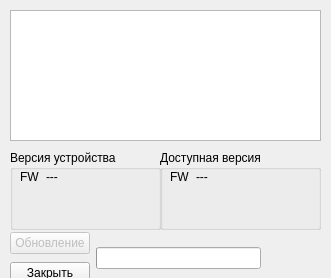
<?xml version="1.0" encoding="UTF-8"?>
<ui version="4.0">
 <class>FwDialog</class>
 <widget class="QDialog" name="FwDialog">
  <property name="geometry">
   <rect>
    <x>0</x>
    <y>0</y>
    <width>331</width>
    <height>278</height>
   </rect>
  </property>
  <property name="windowTitle">
   <string>Обновление</string>
  </property>
  <widget class="QPlainTextEdit" name="plainTextEdit">
   <property name="geometry">
    <rect>
     <x>10</x>
     <y>10</y>
     <width>311</width>
     <height>131</height>
    </rect>
   </property>
  </widget>
  <widget class="QGroupBox" name="groupBox">
   <property name="geometry">
    <rect>
     <x>10</x>
     <y>150</y>
     <width>151</width>
     <height>80</height>
    </rect>
   </property>
   <property name="title">
    <string>Версия устройства</string>
   </property>
   <widget class="QWidget" name="formLayoutWidget">
    <property name="geometry">
     <rect>
      <x>10</x>
      <y>20</y>
      <width>131</width>
      <height>51</height>
     </rect>
    </property>
    <layout class="QFormLayout" name="formLayout">
     <item row="0" column="0">
      <widget class="QLabel" name="label">
       <property name="text">
        <string>FW</string>
       </property>
      </widget>
     </item>
     <item row="0" column="1">
      <widget class="QLabel" name="dev_fw_info">
       <property name="text">
        <string>---</string>
       </property>
      </widget>
     </item>
    </layout>
   </widget>
  </widget>
  <widget class="QGroupBox" name="groupBox_2">
   <property name="geometry">
    <rect>
     <x>160</x>
     <y>150</y>
     <width>161</width>
     <height>80</height>
    </rect>
   </property>
   <property name="title">
    <string>Доступная версия</string>
   </property>
   <widget class="QWidget" name="formLayoutWidget_2">
    <property name="geometry">
     <rect>
      <x>10</x>
      <y>20</y>
      <width>141</width>
      <height>51</height>
     </rect>
    </property>
    <layout class="QFormLayout" name="formLayout_2">
     <item row="0" column="0">
      <widget class="QLabel" name="label_3">
       <property name="text">
        <string>FW</string>
       </property>
      </widget>
     </item>
     <item row="0" column="1">
      <widget class="QLabel" name="have_fw_info">
       <property name="text">
        <string>---</string>
       </property>
      </widget>
     </item>
    </layout>
   </widget>
  </widget>
  <widget class="QWidget" name="horizontalLayoutWidget">
   <property name="geometry">
    <rect>
     <x>10</x>
     <y>230</y>
     <width>317</width>
     <height>56</height>
    </rect>
   </property>
   <layout class="QHBoxLayout" name="horizontalLayout">
    <item>
     <layout class="QVBoxLayout" name="verticalLayout">
      <item>
       <widget class="QPushButton" name="updatebn">
        <property name="enabled">
         <bool>false</bool>
        </property>
        <property name="text">
         <string>Обновление</string>
        </property>
       </widget>
      </item>
      <item>
       <widget class="QPushButton" name="closebn">
        <property name="text">
         <string>Закрыть</string>
        </property>
       </widget>
      </item>
     </layout>
    </item>
    <item>
     <widget class="QProgressBar" name="progressBar">
      <property name="value">
       <number>0</number>
      </property>
      <property name="textVisible">
       <bool>false</bool>
      </property>
     </widget>
    </item>
    <item>
     <widget class="QLabel" name="status">
      <property name="minimumSize">
       <size>
        <width>60</width>
        <height>0</height>
       </size>
      </property>
      <property name="text">
       <string/>
      </property>
     </widget>
    </item>
   </layout>
  </widget>
 </widget>
 <resources/>
 <connections>
  <connection>
   <sender>closebn</sender>
   <signal>clicked()</signal>
   <receiver>FwDialog</receiver>
   <slot>reject()</slot>
   <hints>
    <hint type="sourcelabel">
     <x>49</x>
     <y>272</y>
    </hint>
    <hint type="destinationlabel">
     <x>165</x>
     <y>135</y>
    </hint>
   </hints>
  </connection>
 </connections>
</ui>
